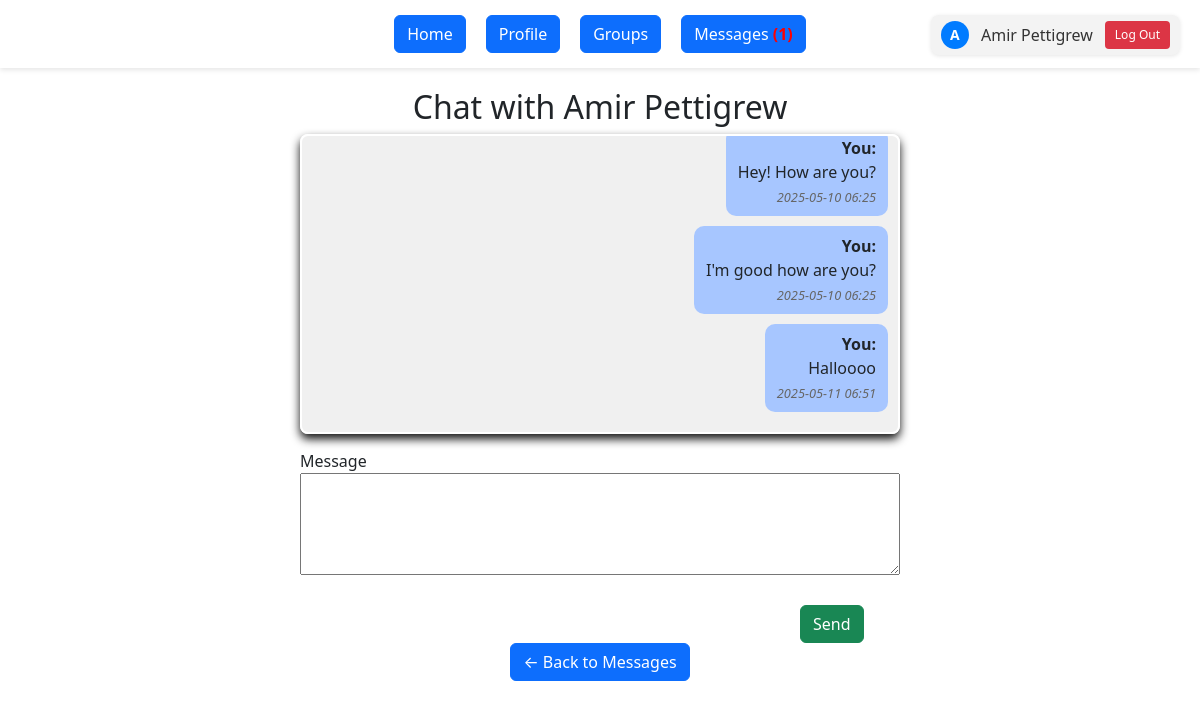
/message/1 (signed in), run on the app's committed database.
### app/models/models.py (models this page shows)
class User(UserMixin, db.Model):
    __tablename__ = 'users'
    id = db.Column(db.Integer, primary_key=True)
    southern_email = db.Column(db.String(120), unique=True, nullable=False)
    name = db.Column(db.String(100), nullable=False)
    password_hash = db.Column(db.String(128), nullable=False)
    created_at = db.Column(db.DateTime, default=datetime.utcnow)
    groups = db.relationship('StudyGroup', backref='creator', lazy=True)
    memberships = db.relationship('Membership', backref='user', lazy=True)
    forums = db.relationship('Forum', backref='forum_creator', lazy=True)
    sent_messages = db.relationship('Message', foreign_keys='Message.sender_id', backref='sender', lazy=True)
    received_messages = db.relationship('Message', foreign_keys='Message.receiver_id', backref='receiver', lazy=True)
    thread_posts = db.relationship('ThreadMessage', foreign_keys='ThreadMessage.author_id', backref='author', lazy=True)

class Message(db.Model):
    __tablename__ = 'messages'
    id = db.Column(db.Integer, primary_key=True)
    sender_id = db.Column(db.Integer, db.ForeignKey('users.id'), nullable=False)
    receiver_id = db.Column(db.Integer, db.ForeignKey('users.id'), nullable=False)
    content = db.Column(db.Text, nullable=False)
    posted_at = db.Column(db.DateTime, default=datetime.utcnow)
    is_read = db.Column(db.Boolean, default=False)

### app/routes/auth.py (the view, shortened to what this page needs)
@auth_bp.route('/message/<int:user_id>', methods=['GET', 'POST'])
@login_required
def message_user(user_id):
    recipient = User.query.get_or_404(user_id)
    form = DirectMessageForm()
    Message.query.filter_by(
        sender_id=recipient.id,
        receiver_id=current_user.id,
        is_read=False
    ).update({'is_read': True})
    db.session.commit()
    unread_count = Message.query.filter_by(receiver_id=current_user.id, is_read=False).count()
    messages = Message.query.filter(
        ((Message.sender_id == current_user.id) & (Message.receiver_id == recipient.id)) |
        ((Message.sender_id == recipient.id) & (Message.receiver_id == current_user.id))
    ).order_by(Message.posted_at.asc()).all()
    return render_template(
        'message_user.html',
        form=form,
        recipient=recipient,
        messages=messages,
        unread_count=unread_count
    )

### app/routes/auth.py
class DirectMessageForm(FlaskForm):
    content = TextAreaField('Message', validators=[DataRequired(), Length(max=1000)])
    submit = SubmitField('Send')

### app/__init__.py (called while the page is built)
def create_app(config_object=DevelopmentConfig):
    app = Flask(__name__, instance_relative_config=True)
    app.config.from_object(config_object)
    db.init_app(app)
    login_manager.init_app(app)
    @login_manager.user_loader
    def load_user(user_id):
        from app.models.models import User
        return User.query.get(int(user_id))
    from app.routes.auth import auth_bp
    from app.routes.main import main_bp
    app.register_blueprint(auth_bp)
    app.register_blueprint(main_bp)
    from app.routes.threads import threads_bp
    app.register_blueprint(threads_bp)
    @app.route('/')
    def root():
        return redirect(url_for('auth.login'))
    with app.app_context():
        db.create_all()
    return app

### app/templates/message_user.html (shortened to what this page needs)
<!DOCTYPE html>
<html lang="en">
<head>
</head>
<body>
  <link rel="stylesheet" href="{{ url_for('static', filename='dashboard_styles.css') }}">
  <link rel="stylesheet" href="{{ url_for('static', filename='bootstrap.css') }}">
  {% if current_user.is_authenticated %}
    <div class="user-area">
      <a href="{{ url_for('main.profile') }}" class="user-info">
        <div class="user-avatar">
          {{ current_user.name[0]|upper }}
        </div>
        <span>{{ current_user.name }}</span>
      </a>
      <form method="GET" action="{{ url_for('auth.logout') }}">
        <button class="logout-button" type="submit">Log Out</button>
      </form>
    </div>
  {% endif %}
  <div class="menu">
    <a href="{{ url_for('main.dashboard') }}"><type="button" class="btn btn-primary"> Home </button></a>
    <a href="{{ url_for('main.profile') }}"><type="button" class="btn btn-primary"> Profile </button></a>
    <a href="{{ url_for('main.view_my_groups') }}"><type="button" class="btn btn-primary"> Groups </button></a>
    <a href="{{ url_for('auth.message') }}"><type="button" class="btn btn-primary">
      Messages
      {% if unread_count > 0 %}
        <span style="color: red; font-weight: bold;">({{ unread_count }})</span>
      {% endif %}
    </button></a>
  </div>
  <div class="chat-container">
    <h2> Chat with {{ recipient.name }}</h2>
    <div class="chat-box">
      <ul>
        {% for m in messages %}
          <li style="text-align: {% if m.sender_id == current_user.id %}right{% else %}left{% endif %};">
            <div style="display: inline-block; background-color: {% if m.sender_id == current_user.id %}#a7c6ff{% else %} #d0f0c0 {% endif %}; padding: 8px 12px; border-radius: 10px; max-width: 70%;">
              <strong>{{ 'You' if m.sender_id == current_user.id else m.sender.name }}:</strong><br>
              {{ m.content }}<br>
              <em style="font-size: 0.8em; color: #666;">{{ m.posted_at.strftime('%Y-%m-%d %H:%M') }}</em>
            </div>
          </li>
        {% endfor %}
      </ul>
    </div>
    <form method="POST">
      {{ form.content.label }}<br>
      {{ form.content(rows=4) }}<br><br>
      <div class="sendmessage">
      {{ form.submit(class= "btn btn-success") }}
      </div>
    </form>
  </div>
  <a href="{{ url_for('auth.message') }}"><button class="btn btn-primary">← Back to Messages </button></a>
</body>
</html>

### app/static/dashboard_styles.css (style rules this page uses)
body { display: flex; flex-direction: column; align-items: center; font-family: sans-serif; margin: 0; padding: 0px; }
.menu { width: 100%; text-align: center; margin-bottom: 20px; }
h2 { text-align: center; }
.user-info { display: flex; align-items: center; gap: 6px; text-decoration: none; color: #333; }
.user-avatar { width: 28px; height: 28px; background-color: #007bff; color: white; border-radius: 50%; text-align: center; line-height: 28px; font-size: 14px; font-weight: bold; }
.user-area { position: absolute; top: 15px; right: 20px; display: flex; align-items: center; gap: 12px; background-color: #f3f3f3; padding: 6px 10px; border-radius: 8px; box-shadow: 0 1px 4px rgba(0,0,0,0.1); }
.logout-button { background-color: #dc3545; color: white; border: none; padding: 5px 10px; border-radius: 4px; font-size: 12px; cursor: pointer; transition: background-color 0.2s ease; display: inline-block; }
body::before { content: ""; position: fixed; top: 0; left: 0; width: 100%; height: 100%; background-image: url('scsu.svg'); background-size: cover; background-repeat: no-repeat; opacity: 0.4; z-index: -1; pointer-events: none; }
.user-info { display: flex; align-items: center; text-decoration: none; color: #333; }
.user-avatar { width: 28px; height: 28px; background-color: #007bff; color: white; border-radius: 50%; text-align: center; line-height: 28px; font-weight: bold; margin-right: 6px; }
.logout-button { background-color: #dc3545; color: white; border: none; padding: 5px 10px; border-radius: 4px; font-size: 12px; cursor: pointer; transition: background-color 0.2s ease; }
.menu { display: flex; justify-content: center; gap: 20px; background-color: #fff; padding: 15px; box-shadow: 0 2px 5px rgba(0, 0, 0, 0.1); }

### app/templates/message_user.html (style rules this page uses)
body { display: flex; flex-direction: column; align-items: center; font-family: sans-serif; margin: 0; padding: 20px; background-color: antiquewhite; }
.menu { width: 100%; margin-bottom: 20px; text-align: center; }
.chat-container { width: 90%; max-width: 600px; text-align: left; }
.chat-box { max-height: 300px; overflow-y: auto; border: 1px solid #ccc; padding: 10px; margin-bottom: 15px; background: #f0f0f0; border: 2px solid rgb(255, 255, 255); border-radius: 8px; box-shadow: #111 0px 5px 10px; }
.chat-box ul { list-style-type: none; padding: 0; margin: 0; }
.chat-box li { margin-bottom: 10px; }
form textarea { width: 100%; }
.sendmessage { margin-left: 500px; }

### data on the page
User: name "A", name "Amir Pettigrew"
Message: sender_id "You", content "Hey! How are you?", posted_at "2025-05-10 06:25"
Message: sender_id "You", content "I'm good how are you?", posted_at "2025-05-10 06:25"
Message: sender_id "You", content "Halloooo", posted_at "2025-05-11 06:51"

### other printed values
{{ unread_count }} "1"
